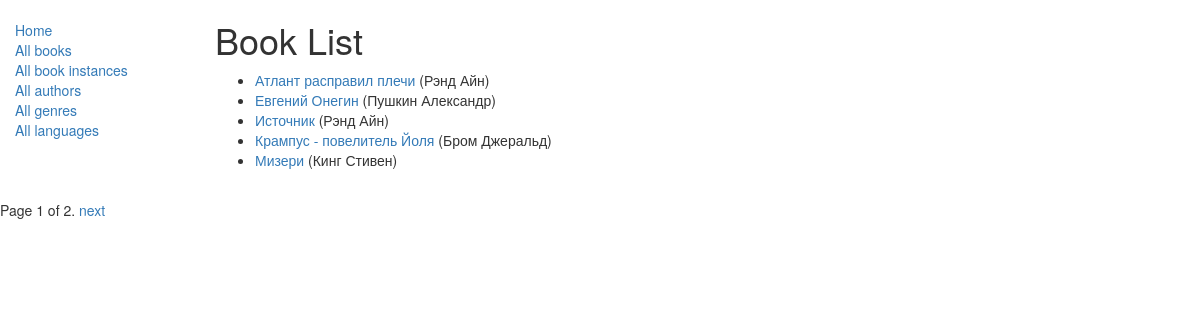
Page /catalog/books/ on the earlier database version.
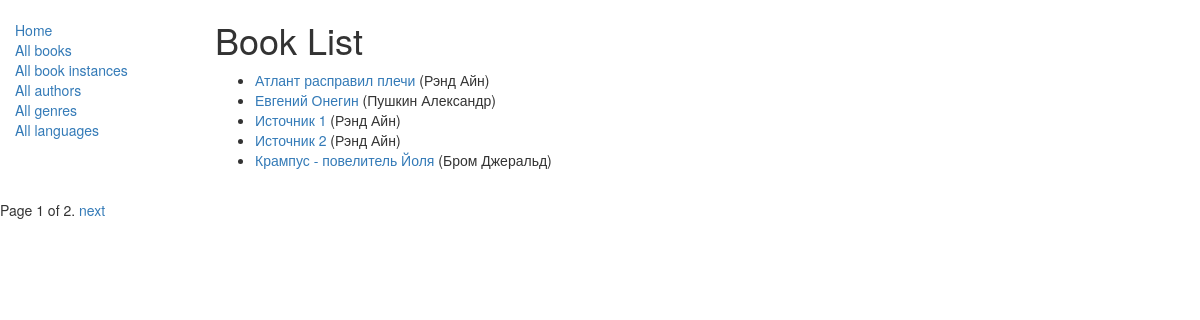
Same page on the later database version.
### catalog/models.py (models this page shows, shortened)
class Book(models.Model):
    title = models.CharField(max_length=200)
    author = models.ForeignKey('Author', on_delete=models.SET_NULL, null=True)
    summary = models.TextField(max_length=1000, help_text='Добавьте описание для книги.')
    isbn = models.CharField('ISBN', max_length=13, help_text="13 Персонажей <a href='https://www.isbn-international.org/content/what-isbn'>ISBN</a>")
    genre = models.ManyToManyField('Genre', help_text="Выберите жанр для книги.")
    language = models.ForeignKey('Language', on_delete=models.SET_NULL, null=True)
    class Meta:
        ordering = ['title','author']
    def get_absolute_url(self):
        return reverse("book-detail", args=[str(self.id)])
    def display_genre(self):
        return ", ".join([genre.name for genre in self.genre.all()[:3] ])
    display_genre.short_description = 'Genre'

class Author(models.Model):
    first_name = models.CharField(max_length=100)
    last_name = models.CharField(max_length=100)
    date_of_birth = models.DateField(null=True, blank=True)
    date_of_death = models.DateField('Died', null=True, blank=True)
    def __str__(self):
        return '%s %s' % (self.last_name, self.first_name)
    class Meta:
        ordering = ['last_name',]

### catalog/views.py (the view)
# urls.py: path('books/', views.BookListView.as_view(), name='books'),
class BookListView(generic.ListView):
    model = Book
    template_name = 'catalog/book_list.html'
    paginate_by = 5
    def get_queryset(self):
        return Book.objects.all()

### catalog/templates/catalog/book_list.html
{% extends "base_generic.html" %}
{% block content %}
    <h1>Book List</h1>
    {% if book_list %}
    <ul>
      {% for book in book_list %}
      <li>
        <a href="{{ book.get_absolute_url }}">{{ book.title }}</a> ({{book.author}})
      </li>
      {% endfor %}
    </ul>
    {% else %}
      <p>There are no books in the library.</p>
    {% endif %}
{% endblock %}

Differences in the rows shown:
no longer on this page (row unchanged): Book: title "Мизери", author "Кинг Стивен"
changed Book: title "Источник" → "Источник 1"
added Book: title "Источник 2", author "Рэнд Айн"
